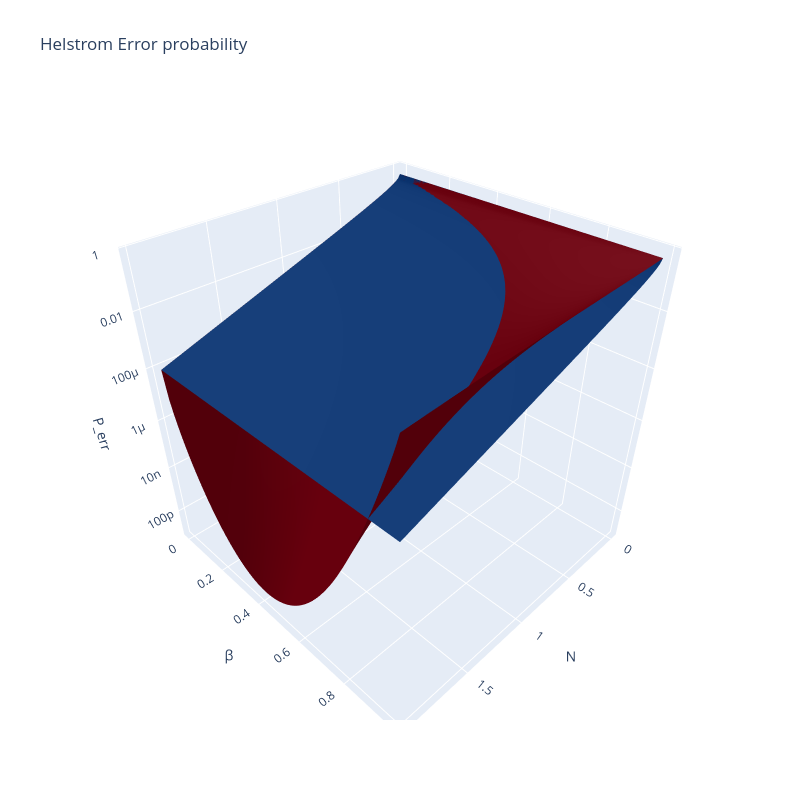

The notebook cell this image was saved under:
### Markdown cell above
## Theoretical results (Helstrom Bound) CS vs DSS

### Code cell
N_helstrom = np.arange(0, 2, 0.02)
b_helstrom = np.arange(0, 1, 0.01)

# Theoretical surface
N_mesh, beta_mesh = np.meshgrid(N_helstrom, b_helstrom, indexing="ij")
p_err_theory = protocols.helstrom_bound(N_mesh, beta_mesh)

z_theory = p_err_theory
z_theory_cs = protocols.helstrom_bound(N_mesh, 0 * beta_mesh)

# Figure
fig = go.Figure()

# Theory surface
fig.add_trace(
    go.Surface(
        x=N_mesh,
        y=beta_mesh,
        z=z_theory,
        colorscale="Reds_r",
        opacity=1,
        showscale=False,
        name="Theory"
    )
)

fig.add_trace(
    go.Surface(
        x=N_mesh,
        y=beta_mesh,
        z=z_theory_cs,
        colorscale="Blues_r",
        opacity=1,
        showscale=False,
        name="Theory"
    )
)

# Layout
fig.update_layout(
    title="Helstrom Error probability",
    width=800,
    height=800,
    scene=dict(
        xaxis_title="N",
        yaxis_title="β",
        zaxis=dict(
            title="P_err",
            type="log"
        ),
        aspectmode="cube"
    ),
)

fig.show()

### Figure 1 — Plotly figure (JSON) as saved in the notebook; plotly's stock layout.template omitted (floating-point values rounded to 4 significant figures; data arrays with more than 128 entries replaced by an {"elided": "..."} marker saying what was removed)
{"data": [{"colorscale": [[0, "rgb(103,0,13)"], [0.125, "rgb(165,15,21)"], [0.25, "rgb(203,24,29)"], [0.375, "rgb(239,59,44)"], [0.5, "rgb(251,106,74)"], [0.625, "rgb(252,146,114)"], [0.75, "rgb(252,187,161)"], [0.875, "rgb(254,224,210)"], [1, "rgb(255,245,240)"]], "name": "Theory", "opacity": 1, "showscale": false, "type": "surface", "x": {"elided": "100x100 float values"}, "y": {"elided": "100x100 float values"}, "z": {"elided": "100x100 float values"}}, {"colorscale": [[0, "rgb(8,48,107)"], [0.125, "rgb(8,81,156)"], [0.25, "rgb(33,113,181)"], [0.375, "rgb(66,146,198)"], [0.5, "rgb(107,174,214)"], [0.625, "rgb(158,202,225)"], [0.75, "rgb(198,219,239)"], [0.875, "rgb(222,235,247)"], [1, "rgb(247,251,255)"]], "name": "Theory", "opacity": 1, "showscale": false, "type": "surface", "x": {"elided": "100x100 float values"}, "y": {"elided": "100x100 float values"}, "z": {"elided": "100x100 float values"}}], "layout": {"height": 800, "scene": {"aspectmode": "cube", "xaxis": {"title": {"text": "N"}}, "yaxis": {"title": {"text": "β"}}, "zaxis": {"title": {"text": "P_err"}, "type": "log"}}, "title": {"text": "Helstrom Error probability"}, "width": 800}}
